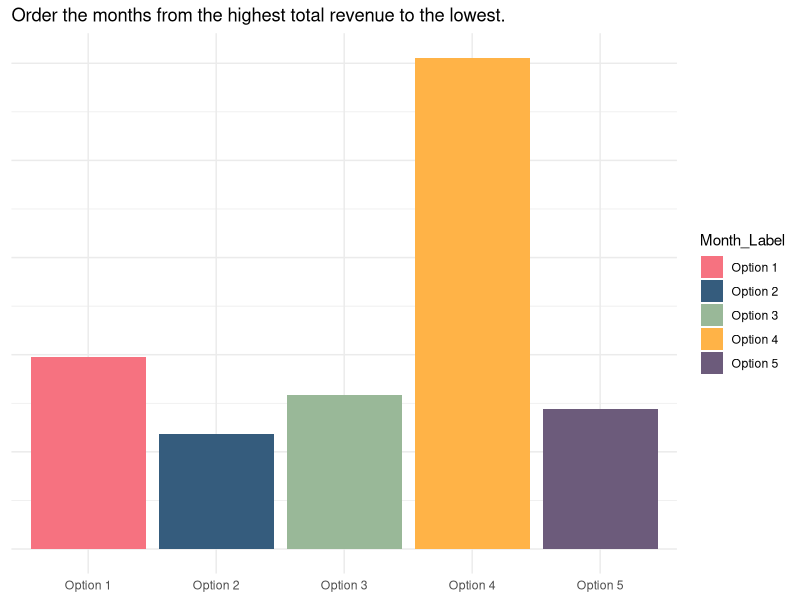
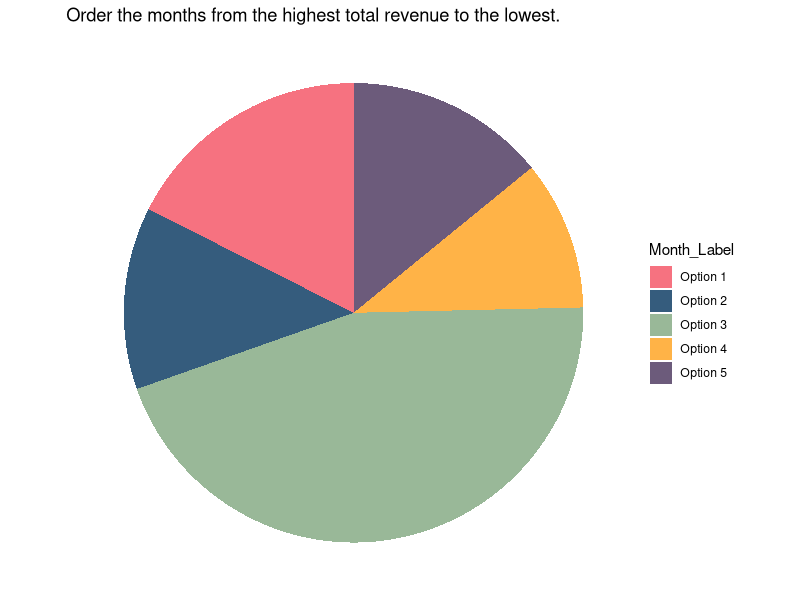
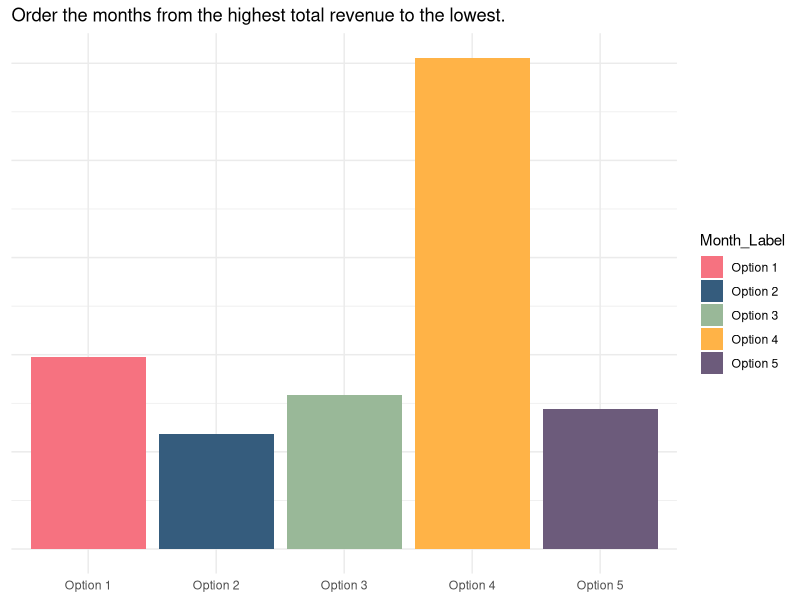
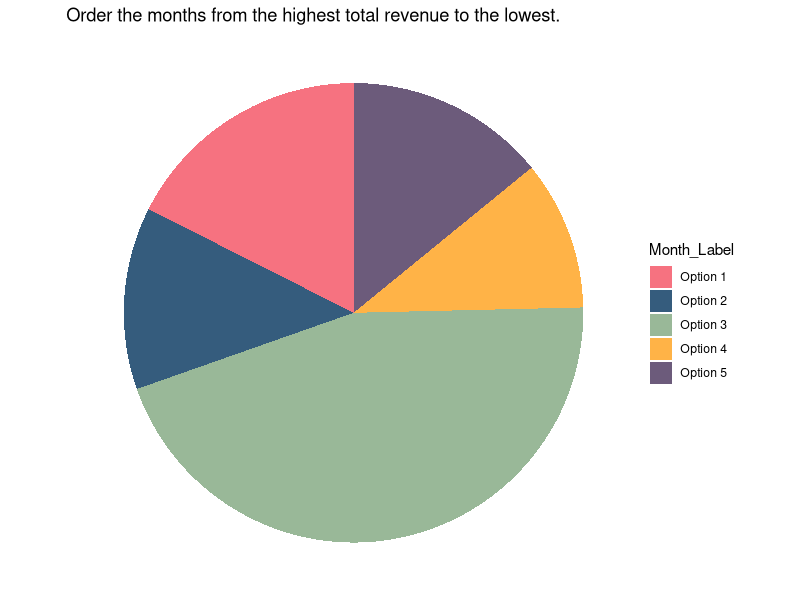

The R source for these figures, in order:
library(ggplot2)
library(dplyr)

df <- read.csv("shopping_clean.csv") 

month_order <- c('January', 'February', 'March', 'April', 'May', 'June', 
                 'July', 'August', 'September', 'October', 'November', 'December')
df$Month <- factor(df$Month, levels = month_order, ordered = TRUE)

revenue_by_month <- df %>%
  group_by(Month) %>%
  summarise(Revenue = sum(Revenue)) %>%
  arrange(desc(Revenue)) %>%
  head(5)

set.seed(12)
revenue_masked_bar <- revenue_by_month %>%
  sample_frac(1)  
revenue_masked_bar$Month_Label <- paste("Option", seq_along(revenue_masked_bar$Revenue))

bar_actual_labels <- revenue_by_month$Month

revenue_masked_bar <- revenue_masked_bar %>%
  arrange(desc(Revenue))

bar_plot <- ggplot(revenue_masked_bar, aes(x = Month_Label, y = Revenue, fill = Month_Label)) +
  geom_bar(stat = "identity") +
  scale_fill_manual(values = c('#F67280', '#355C7D', '#99B898', '#FFB347', '#6C5B7B')) +
  labs(title = "Order the months from the highest total revenue to the lowest.") +
  theme_minimal() +
  theme(
    axis.text.x = element_text(angle = 0, hjust = 0.5),
    axis.title = element_blank(),
    axis.text.y = element_blank(),
    panel.background = element_rect(fill = "white", color = "white"),  
    plot.background = element_rect(fill = "white", color = "white")    
  )

print(bar_plot)

ggsave("bar_chart_months.png", plot = bar_plot, width = 6, height = 3, dpi = 300)

print("Bar Chart - Months Ordered by Revenue (Highest to Lowest):")
for (i in 1:length(revenue_masked_bar$Month_Label)) {
  print(paste(revenue_masked_bar$Month_Label[i], ":", revenue_masked_bar$Month[i]))
}

set.seed(17)
revenue_masked_pie <- revenue_by_month %>%
  sample_frac(1) 
revenue_masked_pie$Month_Label <- paste("Option", seq_along(revenue_masked_pie$Revenue))

pie_actual_labels <- revenue_by_month$Month

revenue_masked_pie <- revenue_masked_pie %>%
  arrange(desc(Revenue))

pie_plot <- ggplot(revenue_masked_pie, aes(x = "", y = Revenue, fill = Month_Label)) +
  geom_bar(stat = "identity", width = 1) +
  coord_polar(theta = "y") +
  scale_fill_manual(values = c('#F67280', '#355C7D', '#99B898', '#FFB347', '#6C5B7B')) +
  labs(title = "Order the months from the highest total revenue to the lowest.") +
  theme_void() +
  theme(
    panel.background = element_rect(fill = "white", color = "white"),  
    plot.background = element_rect(fill = "white", color = "white")   
  )

print(pie_plot)

ggsave("pie_chart_months.png", plot = pie_plot, width = 6, height = 3, dpi = 300)

print("Pie Chart - Months Ordered by Revenue (Highest to Lowest):")
for (i in 1:length(revenue_masked_pie$Month_Label)) {
  print(paste(revenue_masked_pie$Month_Label[i], ":", revenue_masked_pie$Month[i]))
}
